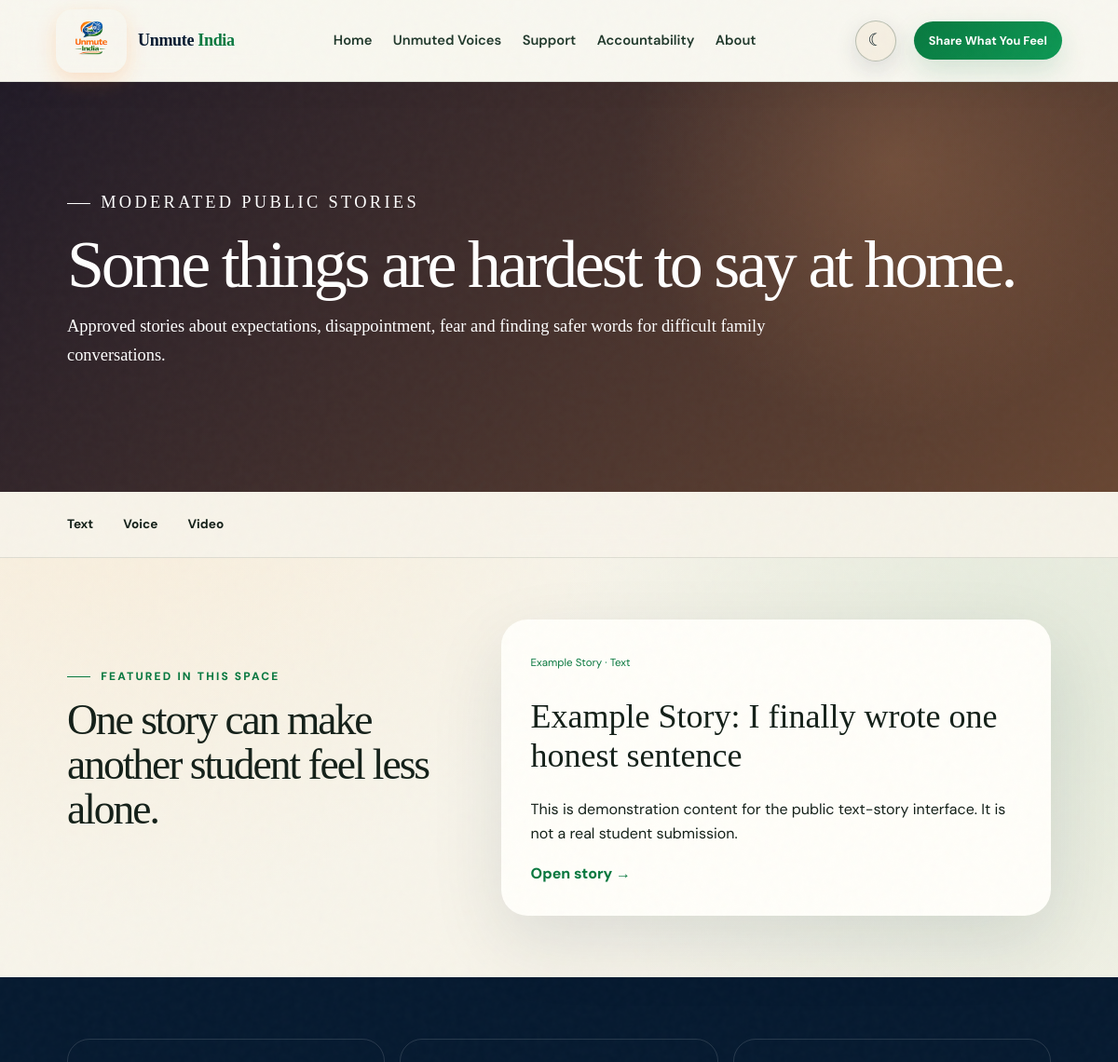
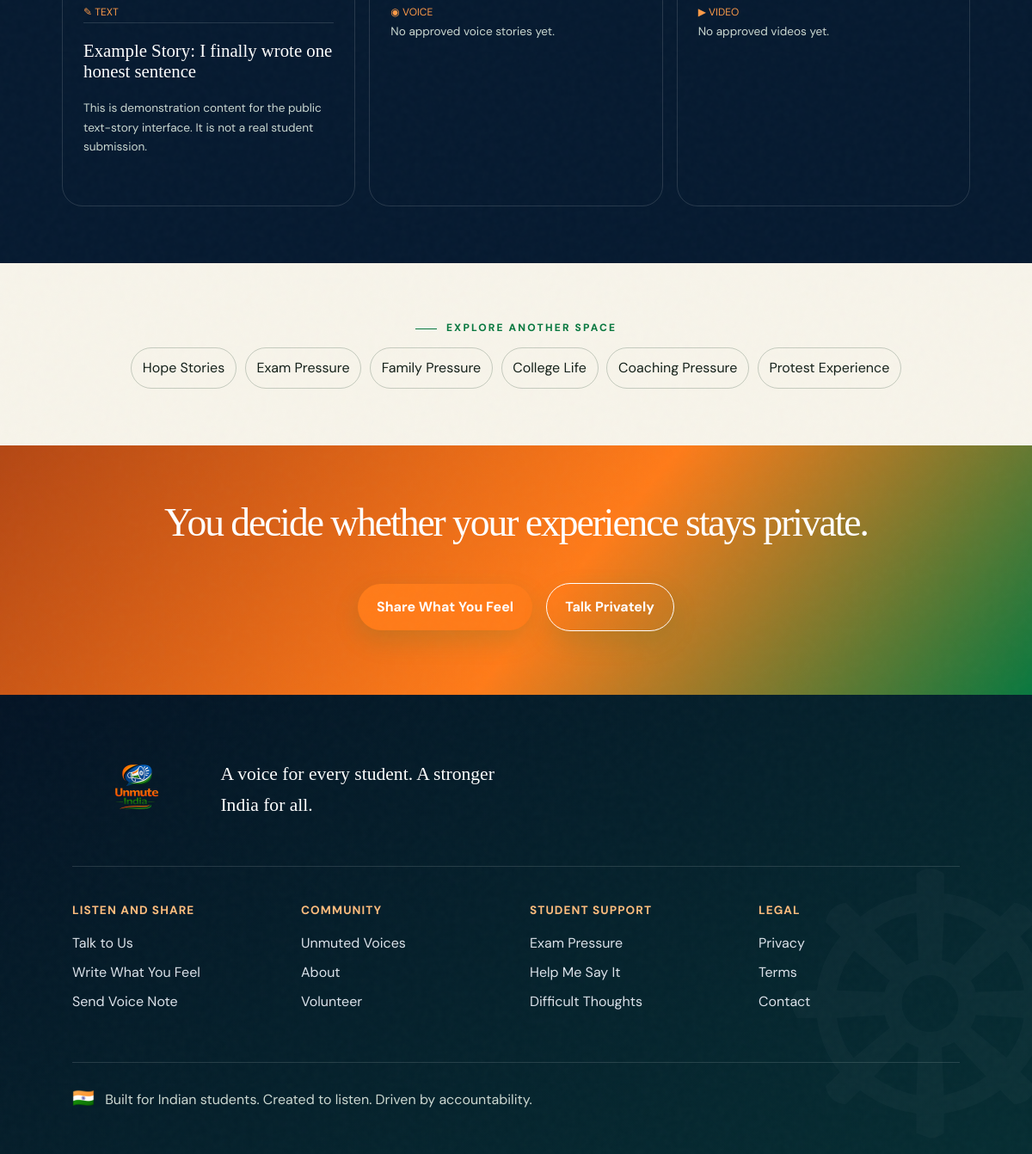
/stories/family-pressure/, run on the app's committed database (2 pictures, top to bottom).
### indiaApp/models.py (models this page shows, shortened)
class TimeStampedModel(models.Model):
    created_at = models.DateTimeField(auto_now_add=True)
    updated_at = models.DateTimeField(auto_now=True)
    class Meta:
        abstract = True

class Story(TimeStampedModel):
    MODES = [('support','Support only'),('advice','Advice welcome'),('none','No comments')]
    FORMATS = [('text','Text'),('voice','Voice'),('video','Video')]
    TOPICS = [('heard','Needed to be heard'),('alone','I thought I was alone'),('listened','Someone listened to me'),('hope','I did not give up'),('message','To another student'),('exam','Exam pressure'),('family','Family pressure'),('college','College life'),('coaching','Coaching pressure'),('protest','Protest experience')]
    title = models.CharField(max_length=140, blank=True)
    body = models.TextField()
    slug = models.SlugField(unique=True)
    display_name = models.CharField(max_length=80, blank=True)
    age_group = models.CharField(max_length=40, blank=True)
    state = models.CharField(max_length=80, blank=True)
    story_format = models.CharField(max_length=10, choices=FORMATS, default='text', db_index=True)
    topic = models.CharField(max_length=20, choices=TOPICS, default='heard', db_index=True)
    public_media = models.FileField(upload_to='stories/', blank=True, validators=[FileExtensionValidator(['mp3','m4a','wav','ogg','webm','mp4','mov'])])
    transcript = models.TextField(blank=True)
    duration = models.CharField(max_length=12, blank=True)
    content_warning = models.CharField(max_length=180, blank=True)
    face_hidden = models.BooleanField(default=False)
    audio_only = models.BooleanField(default=False)
    approved = models.BooleanField(default=False, db_index=True)
    comment_mode = models.CharField(max_length=10, choices=MODES, default='support')
    moderation_status = models.CharField(max_length=12, choices=[('draft','Draft'),('review','Pending Review'),('published','Published'),('rejected','Rejected'),('archived','Archived')], default='review', db_index=True)
    public_consent = models.BooleanField(default=False, db_index=True)
    privacy_review_complete = models.BooleanField(default=False, db_index=True)
    location_consented = models.BooleanField(default=False)
    published_at = models.DateTimeField(null=True, blank=True, db_index=True)
    removed_at = models.DateTimeField(null=True, blank=True, db_index=True)
    featured = models.BooleanField(default=False, db_index=True)
    thumbnail = models.ImageField(upload_to='story_thumbnails/', blank=True)
    is_demo = models.BooleanField(default=False, db_index=True)

### indiaApp/views.py (the view)
# urls.py: path('stories/family-pressure/', views.story_topic_page, {'topic':'family'}, name='family_pressure_stories'),
def story_topic_page(request, topic):
    if topic not in TOPIC_PAGES: return redirect('stories')
    template,title=TOPIC_PAGES[topic]
    queryset=public_stories().filter(topic=topic)
    page=Paginator(queryset,9).get_page(request.GET.get('page'))
    return render(request,template,{'page_obj':page,'stories':page.object_list,'featured':queryset.first(),'text_stories':queryset.filter(story_format='text')[:4],'voice_stories':queryset.filter(story_format='voice')[:3],'video_stories':queryset.filter(story_format='video')[:3],'topic_title':title,'topic_key':topic})

### indiaApp/views.py (called while the page is built)
def public_stories():
    return Story.objects.filter(approved=True, moderation_status='published', public_consent=True, privacy_review_complete=True, removed_at__isnull=True).annotate(reaction_count=Count('reactions', distinct=True), comment_count=Count('comments', filter=Q(comments__approved=True,comments__status='approved',comments__removed_at__isnull=True), distinct=True)).order_by('-featured','-published_at','-created_at')

### templates/stories/family_pressure.html (shortened to what this page needs)
{% extends 'stories/topic_base.html' %}{% load static %}{% block topic_css %}<link rel="stylesheet" href="{% static 'css/stories/family_pressure.css' %}">{% endblock %}{% block topic_heading %}Some things are hardest to say at home.{% endblock %}{% block topic_intro %}Approved stories about expectations, disappointment, fear and finding safer words for difficult family conversations.{% endblock %}

### templates/stories/topic_base.html
{% extends 'base.html' %}{% load static %}{% block title %}{{ topic_title }} | Unmute India{% endblock %}{% block css %}{% block topic_css %}{% endblock %}{% endblock %}{% block content %}<header class="topic-hero topic-{{ topic_key }}"><div><p class="eyebrow">MODERATED PUBLIC STORIES</p><h1>{% block topic_heading %}{{ topic_title }}{% endblock %}</h1><p>{% block topic_intro %}Approved student experiences shared with clear public consent.{% endblock %}</p></div></header>{% include 'stories/_collection_nav.html' with active=topic_key %}<section class="topic-feature"><div><p class="eyebrow green">FEATURED IN THIS SPACE</p><h2>One story can make another student feel less alone.</h2></div>{% if featured %}<article><span>{% if featured.is_demo %}Example Story · {% endif %}{{ featured.get_story_format_display }}</span><h3>{{ featured.title|default:'Something I chose to share' }}</h3><p>{{ featured.body|truncatewords:55 }}</p><a href="{% url 'story_detail' featured.slug %}">Open story →</a></article>{% else %}<div class="topic-empty"><h3>No public stories in this space yet.</h3><p>Nothing becomes public without clear permission and staff approval.</p></div>{% endif %}</section><section class="topic-formats"><div class="topic-column"><span>✎ TEXT</span>{% for story in text_stories %}<a href="{% url 'story_detail' story.slug %}"><h3>{{ story.title|default:'Anonymous text story' }}</h3><p>{{ story.body|truncatewords:22 }}</p></a>{% empty %}<p>No approved text stories yet.</p>{% endfor %}</div><div class="topic-column"><span>◉ VOICE</span>{% for story in voice_stories %}<a href="{% url 'story_detail' story.slug %}"><h3>{{ story.title|default:'Anonymous voice story' }}</h3><p>{{ story.duration|default:'Transcript and controls on story page' }}</p></a>{% empty %}<p>No approved voice stories yet.</p>{% endfor %}</div><div class="topic-column"><span>▶ VIDEO</span>{% for story in video_stories %}<a href="{% url 'story_detail' story.slug %}"><h3>{{ story.title|default:'Anonymous video story' }}</h3><p>{{ story.duration|default:'Open the moderated video story' }}</p></a>{% empty %}<p>No approved videos yet.</p>{% endfor %}</div></section>{% block topic_support %}{% endblock %}<section class="related-topics"><p class="eyebrow green">EXPLORE ANOTHER SPACE</p><div><a href="{% url 'hope_stories' %}">Hope Stories</a><a href="{% url 'exam_pressure_stories' %}">Exam Pressure</a><a href="{% url 'family_pressure_stories' %}">Family Pressure</a><a href="{% url 'college_life_stories' %}">College Life</a><a href="{% url 'coaching_pressure_stories' %}">Coaching Pressure</a><a href="{% url 'protest_experience_stories' %}">Protest Experience</a></div></section><section class="topic-final"><h2>You decide whether your experience stays private.</h2><a class="pill saffron" href="{% url 'talk' %}">Share What You Feel</a><a class="pill ghost" href="{% url 'talk' %}">Talk Privately</a></section>{% endblock %}{% block js %}{% block topic_js %}{% endblock %}{% endblock %}

### static/css/base.css (style rules this page uses)
:root { --navy:#081a2f;--blue:#14213d;--cream:#fff9f0;--paper:#fffdf8;--peach:#ffe7d6;--lav:#e9e3ff;--green:#138808;--softgreen:#e4f4ea;--orange:#ff7a00;--ink:#20242a;--muted:#606873;--shadow:0 20px 60px #14213d14;--radius:26px }
html { scroll-behavior:smooth }
* { box-sizing:border-box }
body { margin:0;background:var(--cream);color:var(--ink);font-family:'DM Sans',system-ui,sans-serif;line-height:1.65 }
body,header,section,footer { transition:background .25s,color .25s }
a { color:inherit;text-decoration:none }
.pill { display:inline-flex;align-items:center;justify-content:center;border:0;border-radius:999px;padding:.85rem 1.35rem;background:var(--green);color:white;font:inherit;font-weight:700;cursor:pointer }
.pill.saffron { background:var(--orange) }
.pill.ghost { background:transparent;border:1px solid currentColor }
.eyebrow { font-size:.75rem;letter-spacing:.18em;font-weight:800 }
.eyebrow.green { color:var(--green) }
h1,h2,h3,p { margin-top:0 }
h1 { font-size:clamp(2.7rem,6vw,6.4rem);line-height:.96;letter-spacing:-.06em }
h2 { font-size:clamp(2.15rem,4.5vw,4.6rem);line-height:1.08;letter-spacing:-.05em }
section { padding:clamp(4.5rem,9vw,9rem) clamp(1.2rem,7vw,7.5rem) }
:root { --navy:#061a30;--blue:#073f7d;--cream:#f7f4ea;--paper:#fffef9;--peach:#fff0df;--lav:#e8edf4;--green:#08783f;--softgreen:#e7f1e5;--orange:#ff7b19;--ink:#142019;--muted:#637065;--gold:#d7a548;--shadow:0 28px 80px #06243a1c;--radius:32px }
body { background:radial-gradient(circle at 8% 15%,#ffca8b30,transparent 26%),radial-gradient(circle at 92% 30%,#64a67c24,transparent 25%),var(--cream) }
.pill { background:linear-gradient(135deg,#08783f,#0d9854);box-shadow:0 12px 30px #08783f28;transition:transform .25s,box-shadow .25s }
.eyebrow::before { content:"";display:inline-block;width:25px;height:1px;background:currentColor;vertical-align:middle;margin-right:.7rem }
h1,h2 { font-family:Georgia,'Times New Roman',serif;font-weight:500;letter-spacing:-.045em }

### static/css/stories/family_pressure.css (style rules this page uses)
.topic-family { background:radial-gradient(circle at 80% 20%,#e8a26938,transparent 28%),linear-gradient(130deg,#211b27,#684632) }

### static/css/responsive.css (style rules this page uses)
section { padding: clamp(3.5rem,5.5vw,5.75rem) clamp(1.2rem,6vw,6rem) !important; }
section h2 { font-size: clamp(2.2rem,3.8vw,4rem) !important; line-height: 1.06 !important; }
section h3 { line-height: 1.2; }

### static/css/stories/topics.css (style rules this page uses)
.topic-hero { min-height:440px;display:flex;align-items:center;padding:clamp(3rem,6vw,6rem);background:radial-gradient(circle at 85% 20%,#ff7b1938,transparent 25%),linear-gradient(130deg,#031523,#0a4631);color:#fff }
.topic-hero>div { max-width:1050px }
.topic-hero h1 { font-size:clamp(3rem,6vw,6rem);margin:.6rem 0 1rem }
.topic-hero p { max-width:760px;font:1.15rem/1.65 Georgia }
.topic-feature { display:grid;grid-template-columns:.8fr 1.2fr;gap:6vw;align-items:center }
.topic-feature article,.topic-empty { padding:2rem;border-radius:28px;background:var(--paper);box-shadow:var(--shadow) }
.topic-feature article>span { color:var(--green);font-size:.72rem }
.topic-feature h3 { font:clamp(1.7rem,3vw,3rem) Georgia;margin:1.5rem 0 }
.topic-feature a { color:var(--green);font-weight:800 }
.topic-formats { display:grid;grid-template-columns:repeat(3,1fr);gap:1rem;background:#061a30;color:#fff }
.topic-column { padding:1.5rem;border:1px solid #fff2;border-radius:24px }
.topic-column>span { color:#ff9b48;font-size:.75rem }
.topic-column a { display:block;padding:1.2rem 0;border-top:1px solid #fff2 }
.topic-column h3 { font:1.3rem Georgia }
.topic-column p { color:#cbd9d2;font-size:.85rem }
.related-topics { text-align:center }
.related-topics>div { display:flex;justify-content:center;gap:.6rem;flex-wrap:wrap }
.related-topics a { padding:.6rem .8rem;border:1px solid #2947333d;border-radius:999px }
.topic-final { text-align:center;background:linear-gradient(130deg,#b44714,#ff7b19 55%,#08783f);color:#fff }
.topic-final .pill { margin:.5rem }

### data on the page
Story: story_format "Text", title "Example Story: I finally wrote one honest sentence", body "This is demonstration content for the public text-story interface. It is not a real student submission."
